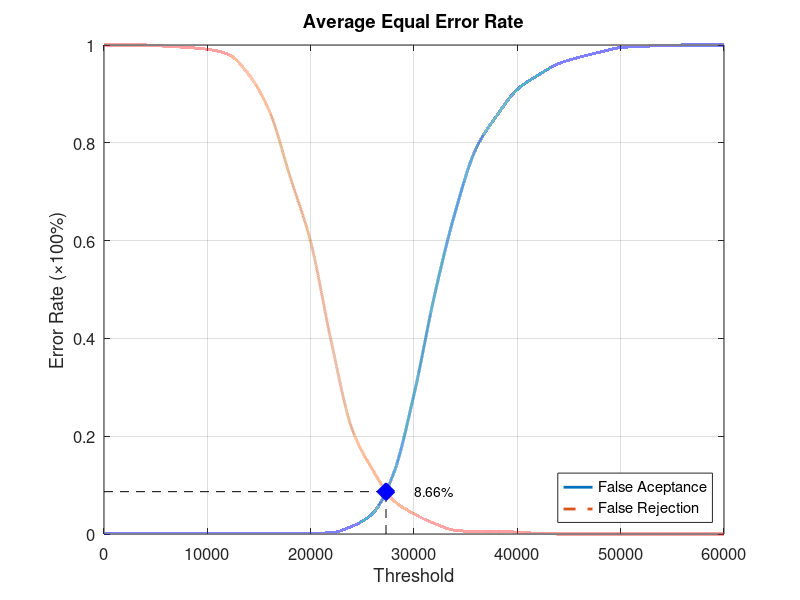
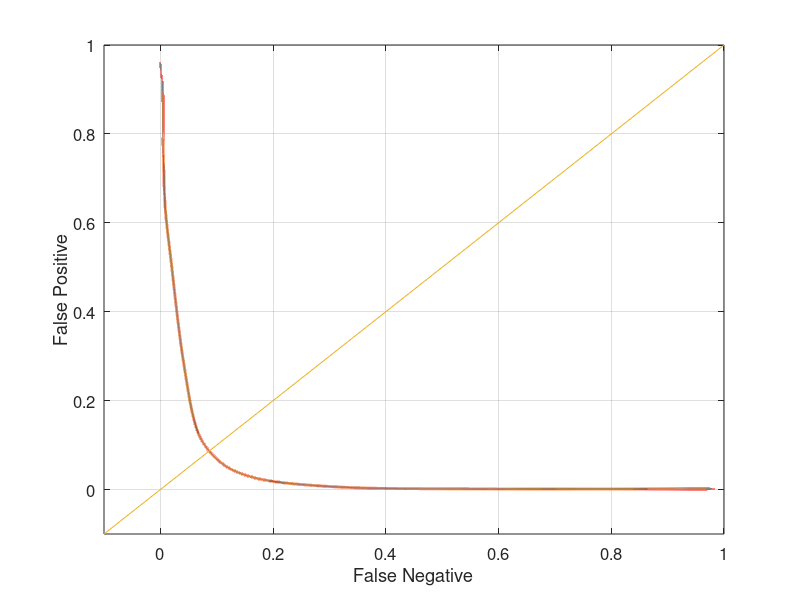

These charts were generated, in order, by the following MATLAB code:
function yEER = Experiment3Average
close all;
clear;
clc;
x = 0:2000:60000;
xq = 0:0.5:60000;

y0 = [0 0.00131579 0.00131579 0.00131579 0.00131579 0.00131579 0.00131579 0.00131579 0.00131579 0.00131579 0.00131579 0.00263158 0.0157895 0.0421053 0.122368 0.285526 0.489474 0.659211 0.788158 0.855263 0.909211 0.938158 0.961842 0.975 0.985526 0.994737 0.997368 0.998684 1 1 1];
yy0 = interp1(x, y0, xq, 'pchip');
y1 = [1 1 1 0.9975 0.995 0.99125 0.98125 0.94 0.865 0.73125 0.5975 0.3925 0.215 0.13125 0.06875 0.04125 0.02125 0.0075 0.005 0.005 0.00375 0.00125 0 0 0 0 0 0 0 0 0];
yy1 = interp1(x, y1, xq, 'pchip');

% Calculating EER: 
y2 = abs(y0 - y1);
find(y2 == min(y2))
yy2 = abs(yy0 - yy1);
xEER = find(yy2 == min(yy2));
xEERIndex = xq(xEER) % X-axis EER
yEER = yy0(xEER) % Y-axis EER

main = figure
plot(xq, yy0,'-','LineWidth', 2);	hold on
plot(xq, yy1,'--','LineWidth', 2);	hold on
plot([xEERIndex xEERIndex], [0 yEER], 'k--');	hold on
plot([0 xEERIndex], [yEER yEER], 'k--');	hold on
plot(xEERIndex, yEER, 'bx', 'LineWidth', 10);	hold on
text(xEERIndex + 10 * xEERIndex / 100, yEER, [num2str(round((10000 * yEER)) / 100) '%'])
legend('False Aceptance', 'False Rejection', 'Location', 'SouthEast')
xlabel('Threshold')
ylabel('Error Rate (\times100%)')
title('Average Equal Error Rate')
set(gca, 'FontSize', 12)
axis([0 60000 0 1])
grid on

print(main, 'Experiment3AverageMain', '-dpng');
FNRxFPR = figure('Color', [1 1 1]);
plot(yy1, yy0, '-', yy1, yy0, 'LineWidth', 2);
hold on
y = -0.1:0.1:1
plot(y, y); 
set(gca, 'FontSize', 12)
xlabel('False Negative')
ylabel('False Positive')
axis([-0.1 1 -0.1 1])
set(gca, 'FontSize', 12)
grid on

print(FNRxFPR, 'Experiment3AverageFNRxFPR','-dpng');
end
